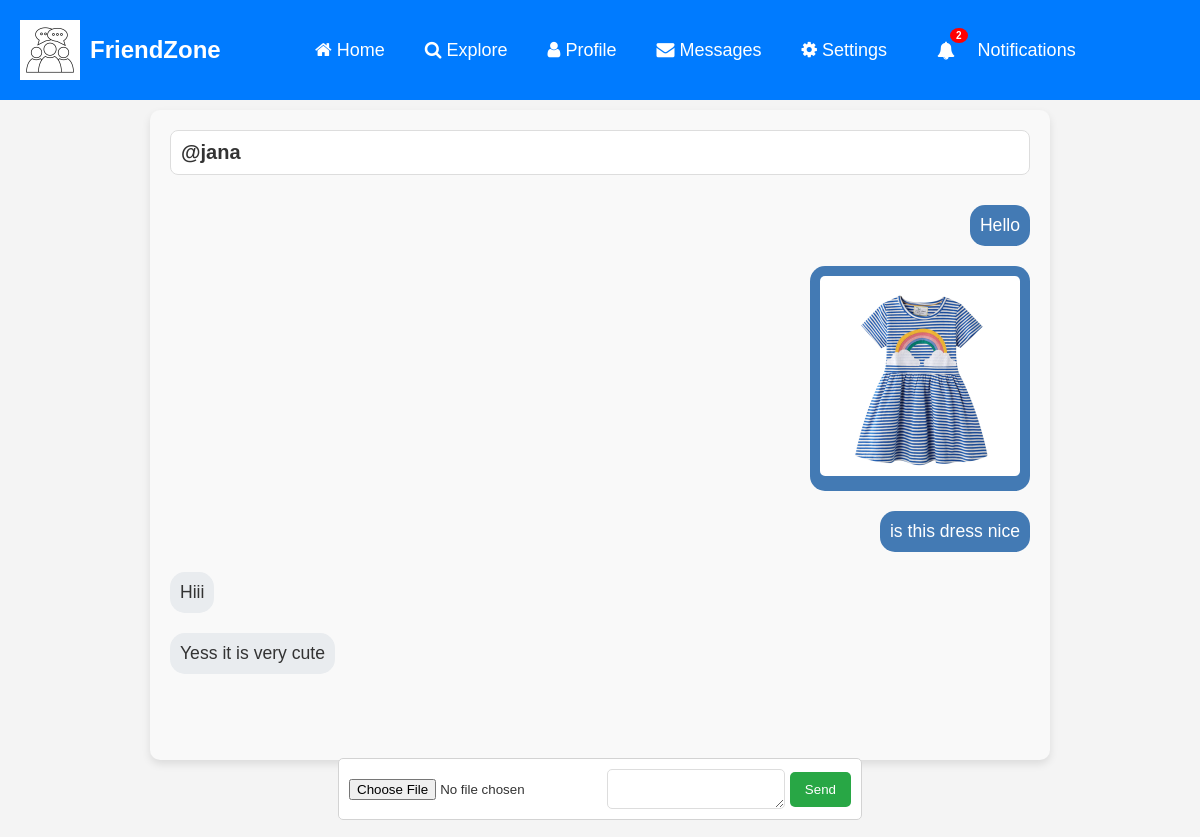
The page /social/inbox/3/ (signed in) on the database as committed earlier.
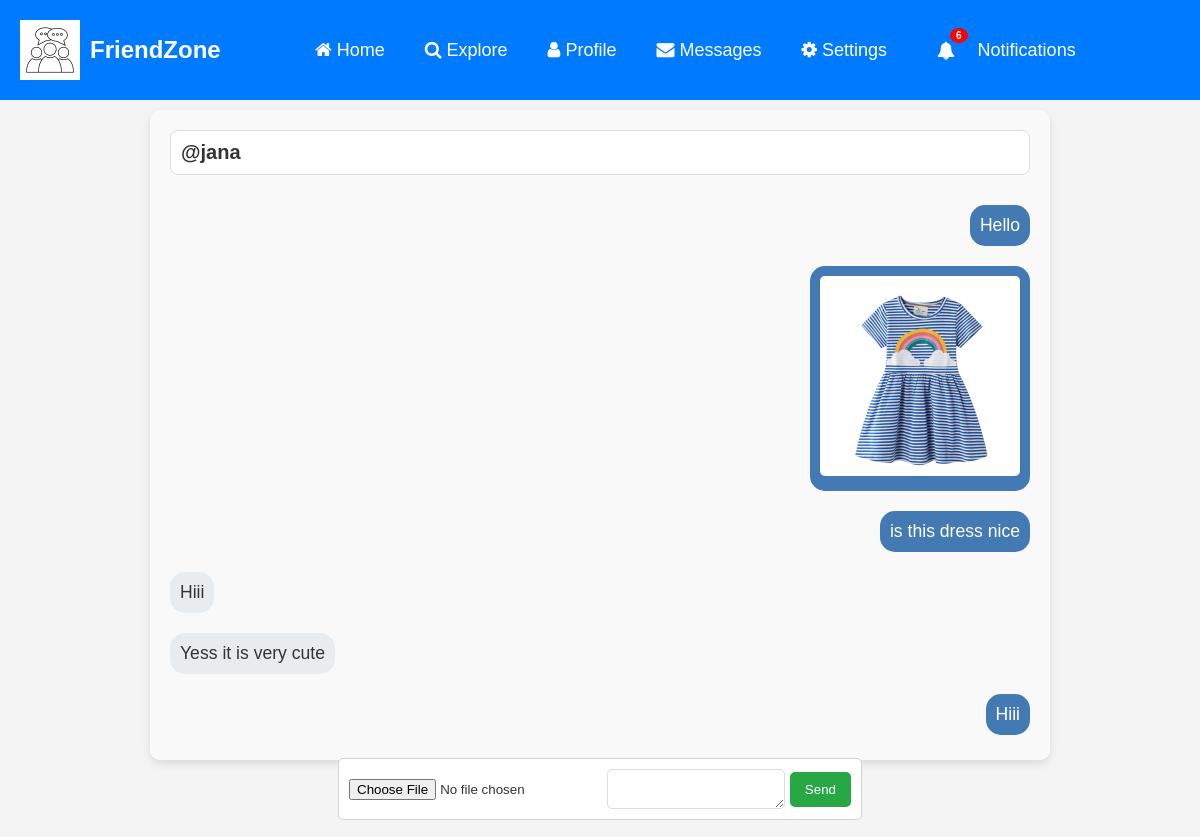
The same page on the database as committed later.
### social/models.py (models this page shows)
class MessageModel(models.Model):
    thread = models.ForeignKey(ThreadModel, related_name='+', on_delete=models.CASCADE, blank=True, null=True)
    sender_user = models.ForeignKey(User, on_delete=models.CASCADE, related_name='+')
    receiver_user = models.ForeignKey(User, on_delete=models.CASCADE, related_name='+')
    body = models.CharField(max_length=1000)
    image = models.ImageField(upload_to="message-photos", blank=True, null=True)
    date = models.DateTimeField(default=timezone.now)
    is_read = models.BooleanField(default=False)

### social/views.py (the view)
# urls.py: path('inbox/<int:pk>/', ThreadView.as_view(), name='thread'),
class ThreadView(View):
    def get(self, request, pk, *args, **kwargs):
        form = MessageForm()
        thread = ThreadModel.objects.get(pk=pk)
        message_list = MessageModel.objects.filter(thread__pk__contains=pk)
        context = {
            'thread' : thread,
            'form' : form,
            'message_list' : message_list,
        }
        return render(request, 'social/thread.html', context)

### social/forms.py
class MessageForm(forms.ModelForm):
    body = forms.CharField(label='', widget=forms.Textarea(attrs={'class': 'message-input'}))
    image = forms.ImageField(required=False)
    class Meta:
        model = MessageModel
        fields = ['body', 'image']

### social/templatetags/custom_filters.py (called while the page is built)
@register.inclusion_tag('social/show-notifications.html', takes_context=True)
def show_notifications(context):
    request_user = context['request'].user
    notifications = Notification.objects.filter(to_user=request_user).exclude(user_has_seen=True).order_by('-date')
    return {'notifications' : notifications}

### social/templates/social/thread.html (shortened to what this page needs)
{% extends 'social/base.html' %}
{% load crispy_forms_tags %}
{% block content %}
    <div class="message-container">
        {% if thread.receiver == request.user %}
            <h5>@{{ thread.user }}</h5>
        {% else %}
            <h5>@{{ thread.receiver }}</h5>
        {% endif %}
        {% for message in message_list %}
            {% if message.sender_user == request.user %}
                {% if message.image %}
                    <div class="sent-message">
                        <img src="{{ message.image.url }}" class="message-img">
                    </div>
                {% endif %}
                <p class="sent-message">{{ message.body }}</p>
            {% elif message.receiver_user == request.user %}
                <p class="received-message">{{ message.body }}</p>
            {% endif %}
        {% endfor %}
        <form method="POST" class="message-form" action="{% url 'create-message' thread.pk%}" enctype="multipart/form-data">
            {{ form.image }}
            {{ form.body }}
            <button type="submit" class="send-button">Send</button>
        </form>
    </div>
{% endblock content %}

Rows that differ between the two databases and show on the page:
added MessageModel: body "Hiii"
Other text that changed with them:
{{ notifications.count }}: "2" → "6"
